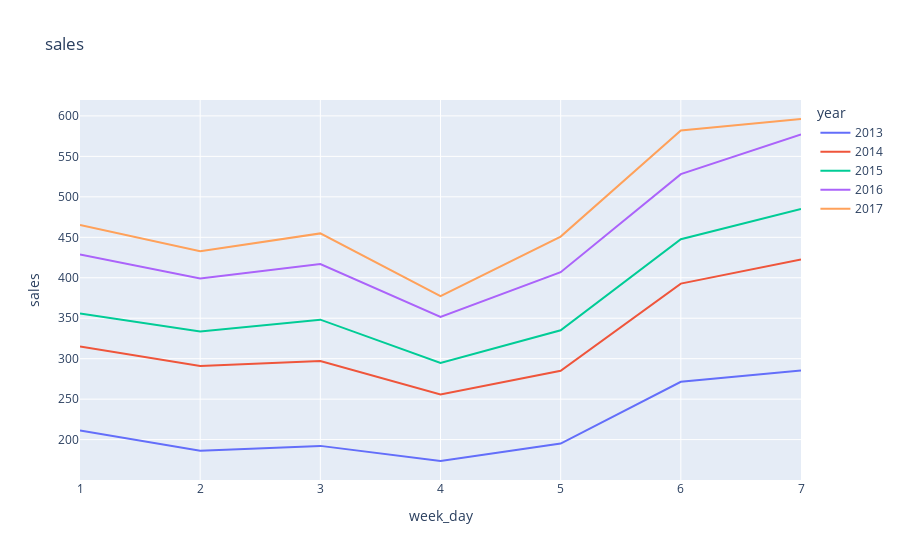

The notebook cell saved with this chart:
### Code cell
import plotly.express as px
temp = temp.groupby(["year", "week_day"]).sales.mean().reset_index()
px.line(temp, x="week_day", y="sales" , color = "year", title = "sales")

### Figure 1 — Plotly figure (JSON) as saved in the notebook; plotly's stock layout.template omitted (floating-point values rounded to 4 significant figures)
{"data": [{"hovertemplate": "year=2013<br>week_day=%{x}<br>sales=%{y}<extra></extra>", "legendgroup": "2013", "line": {"color": "#636efa", "dash": "solid"}, "marker": {"symbol": "circle"}, "mode": "lines", "name": "2013", "orientation": "v", "showlegend": true, "type": "scatter", "x": [1, 2, 3, 4, 5, 6, 7], "xaxis": "x", "y": [211.2, 186.2, 192.3, 173.6, 195.1, 271.5, 285.5], "yaxis": "y"}, {"hovertemplate": "year=2014<br>week_day=%{x}<br>sales=%{y}<extra></extra>", "legendgroup": "2014", "line": {"color": "#EF553B", "dash": "solid"}, "marker": {"symbol": "circle"}, "mode": "lines", "name": "2014", "orientation": "v", "showlegend": true, "type": "scatter", "x": [1, 2, 3, 4, 5, 6, 7], "xaxis": "x", "y": [315.1, 291.0, 297.2, 255.9, 285.1, 392.8, 422.7], "yaxis": "y"}, {"hovertemplate": "year=2015<br>week_day=%{x}<br>sales=%{y}<extra></extra>", "legendgroup": "2015", "line": {"color": "#00cc96", "dash": "solid"}, "marker": {"symbol": "circle"}, "mode": "lines", "name": "2015", "orientation": "v", "showlegend": true, "type": "scatter", "x": [1, 2, 3, 4, 5, 6, 7], "xaxis": "x", "y": [355.8, 333.7, 348.2, 294.8, 335.2, 447.7, 484.9], "yaxis": "y"}, {"hovertemplate": "year=2016<br>week_day=%{x}<br>sales=%{y}<extra></extra>", "legendgroup": "2016", "line": {"color": "#ab63fa", "dash": "solid"}, "marker": {"symbol": "circle"}, "mode": "lines", "name": "2016", "orientation": "v", "showlegend": true, "type": "scatter", "x": [1, 2, 3, 4, 5, 6, 7], "xaxis": "x", "y": [428.8, 399.2, 416.9, 351.5, 406.9, 528.0, 576.9], "yaxis": "y"}, {"hovertemplate": "year=2017<br>week_day=%{x}<br>sales=%{y}<extra></extra>", "legendgroup": "2017", "line": {"color": "#FFA15A", "dash": "solid"}, "marker": {"symbol": "circle"}, "mode": "lines", "name": "2017", "orientation": "v", "showlegend": true, "type": "scatter", "x": [1, 2, 3, 4, 5, 6, 7], "xaxis": "x", "y": [465.3, 432.8, 454.8, 377.2, 450.9, 582.1, 596.2], "yaxis": "y"}], "layout": {"legend": {"title": {"text": "year"}, "tracegroupgap": 0}, "title": {"text": "sales"}, "xaxis": {"anchor": "y", "domain": [0, 1], "title": {"text": "week_day"}}, "yaxis": {"anchor": "x", "domain": [0, 1], "title": {"text": "sales"}}}}
